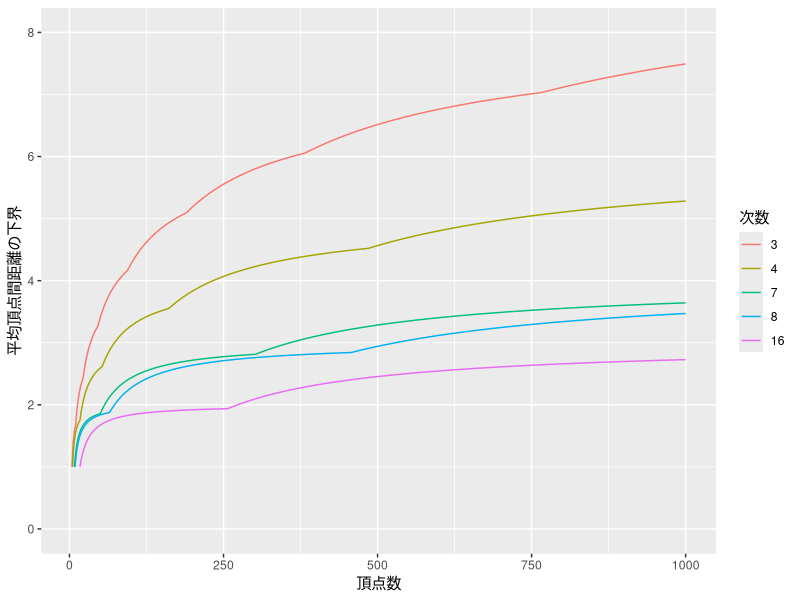

This chart was generated by the following R code:
library(readr)
library(dplyr)
library(ggplot2)

data <- read_csv('../data/fin-order-aspl.csv') %>%
  mutate(degree = factor(degree))

theme_set(theme_gray(base_size = 11))

gp <- ggplot(data, aes(order, aspl, colour = degree)) +
  geom_line(size = 0.5) +
  scale_x_continuous(name = '頂点数') +
  scale_y_continuous(name = '平均頂点間距離の下界', limits = c(0, 8)) +
  guides(color = guide_legend(title = '次数'))

ggsave('order-aspl.pdf', gp, cairo_pdf, width = 10, height = 6, units = 'cm')
